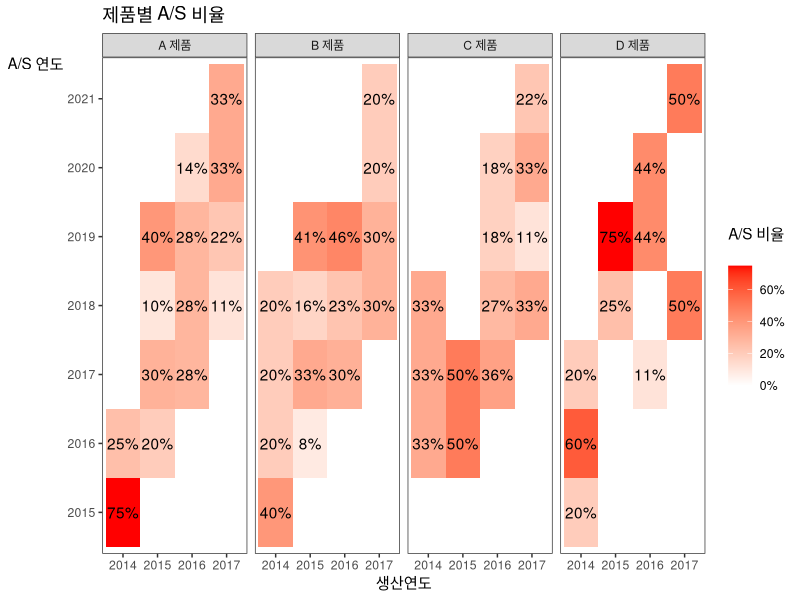

Recreate this plot in R.
library(dplyr)
library(data.table)
library(ggplot2)

set.seed(1986)

# 원천 데이터(제공됌)
raw.data <- 
  data.frame(
    product = sample(rep(LETTERS[c(1:4)],c(30,40,30,20))))%>%
  mutate(
    making.year = sample(rep(2017:2014,c(30,40,30,20))),
    repair.year = making.year+sample(1:4)) %>%
  arrange(product, making.year, repair.year)

# 상품별 집계(table 함수)후 data.frame화 -> 컬럼명 바꿔주고 정렬 
data <-
  raw.data %>%
  table(.) %>%
  as.data.frame(.) %>%
  setnames(c(names(.[,1:(ncol(.)-1)]),'count')) %>%
  arrange(product, repair.year, making.year)

# 비율 계산을 위한 total
total <-
  data %>%
  group_by(product, making.year) %>%
  summarise(total = sum(count)) %>%
  arrange(product, making.year)

# 비율
ratio.data <-
  data %>%
  inner_join(total, by=c('product','making.year')) %>%
  mutate(ratio=count/total)

# % 라벨 포맷
format.ratio <- function(x) paste(floor(x*100),'%',sep='')

# chart : legend title에 대한 vjust가 먹히지 않아서 줄바꿈 문자 '\n' 으로 해결
ratio.data %>%
  ggplot(aes(x=making.year, y=repair.year, fill=ratio)) +
  geom_tile() +
  geom_text(
    aes(label=
          case_when(
            ratio==0 ~ '', 
            TRUE ~ format.ratio(ratio)))) +
  scale_fill_continuous(
    high='red', 
    low='white', 
    label=format.ratio) +
  facet_grid(~ paste(product,'제품')) +
  theme_bw() +
  theme(
    panel.grid = element_blank(), 
    axis.title.y=element_text(angle=0)) +
  labs(title='제품별 A/S 비율', y='A/S 연도', x='생산연도', fill='A/S 비율\n')